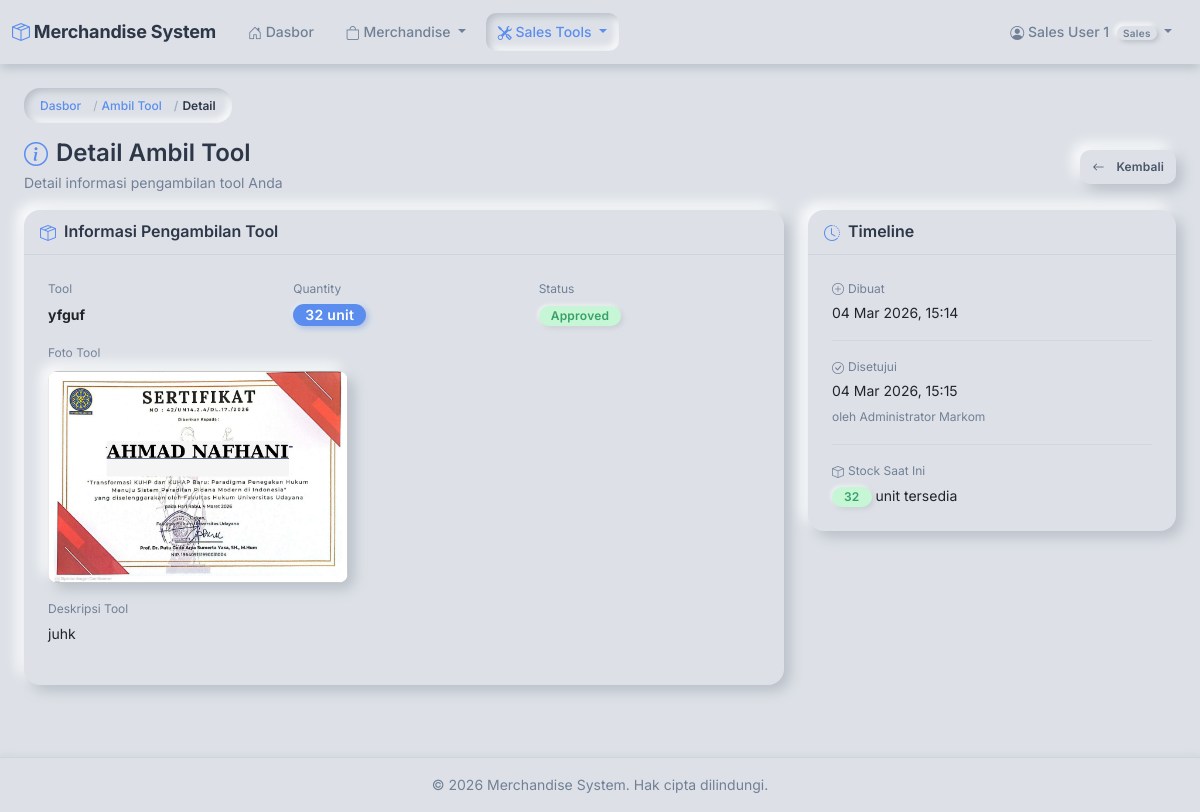
The app's page /inventory/my-checkouts/7/ (signed in) with its own data.
### accounts/models.py (models this page shows, shortened)
class User(AbstractUser):
    class Role(models.TextChoices):
        ADMIN = 'ADMIN', 'Admin (Markom)'
        SALES = 'SALES', 'Sales'
    role = models.CharField(
        max_length=10,
        choices=Role.choices,
        default=Role.SALES,
        help_text='User role: ADMIN for Markom, SALES for sales team'
    )
    full_name = models.CharField(
        max_length=255,
        help_text='Full name of the user'
    )
    phone = models.CharField(
        max_length=20,
        blank=True,
        help_text='Phone number'
    )
    force_password_change = models.BooleanField(
        default=False,
        help_text='User must change password on next login'
    )
    class Meta:
        db_table = 'users'
        verbose_name = 'User'
        verbose_name_plural = 'Users'
        ordering = ['-date_joined']
    @property
    def is_admin(self):
        return self.role == self.Role.ADMIN
    @property
    def is_sales(self):
        return self.role == self.Role.SALES

### inventory/sales_tool_models.py (models this page shows, shortened)
class ToolCheckout(models.Model):
    class Status(models.TextChoices):
        PENDING = 'PENDING', 'Pending'
        APPROVED = 'APPROVED', 'Approved'
        REJECTED = 'REJECTED', 'Rejected'
    sales_user = models.ForeignKey(
        settings.AUTH_USER_MODEL,
        on_delete=models.PROTECT,
        related_name='tool_checkouts',
        help_text='Sales user yang checkout'
    )
    tool = models.ForeignKey(
        SalesTool,
        on_delete=models.PROTECT,
        related_name='checkouts',
        help_text='Tool yang di-checkout'
    )
    quantity = models.IntegerField(
        help_text='Jumlah yang di-checkout'
    )
    notes = models.TextField(
        blank=True,
        help_text='Catatan dari sales'
    )
    status = models.CharField(
        max_length=10,
        choices=Status.choices,
        default=Status.PENDING,
        help_text='Status checkout'
    )
    created_at = models.DateTimeField(
        auto_now_add=True,
        help_text='Waktu checkout'
    )
    reviewed_by = models.ForeignKey(
        settings.AUTH_USER_MODEL,
        on_delete=models.SET_NULL,
        null=True,
        blank=True,
        related_name='reviewed_checkouts',
        help_text='Admin yang review'
    )
    reviewed_at = models.DateTimeField(
        null=True,
        blank=True,
        help_text='Waktu di-review'
    )
    admin_notes = models.TextField(
        blank=True,
        help_text='Catatan dari admin'
    )
    class Meta:
        db_table = 'tool_checkouts'
        verbose_name = 'Tool Checkout'
        verbose_name_plural = 'Tool Checkouts'
        ordering = ['-created_at']
        indexes = [
            models.Index(fields=['status', '-created_at']),
            models.Index(fields=['sales_user', '-created_at']),
        ]

class SalesTool(models.Model):
    name = models.CharField(
        max_length=200,
        unique=True,
        help_text='Nama tool/produk untuk sales'
    )
    description = models.TextField(
        blank=True,
        help_text='Deskripsi tool'
    )
    image = models.ImageField(
        upload_to='sales_tools/%Y/%m/',
        blank=True,
        null=True,
        help_text='Foto tool'
    )
    stock = models.IntegerField(
        default=0,
        help_text='Stock tersedia'
    )
    is_active = models.BooleanField(
        default=True,
        help_text='Tool aktif/non-aktif'
    )
    created_by = models.ForeignKey(
        settings.AUTH_USER_MODEL,
        on_delete=models.PROTECT,
        related_name='created_tools',
        help_text='Admin yang membuat tool ini'
    )
    created_at = models.DateTimeField(auto_now_add=True)
    updated_at = models.DateTimeField(auto_now=True)
    class Meta:
        db_table = 'sales_tools'
        verbose_name = 'Sales Tool'
        verbose_name_plural = 'Sales Tools'
        ordering = ['name']

### inventory/views.py (the view)
# urls.py: path('my-checkouts/<int:pk>/', views.checkout_detail, name='checkout_detail'),
@sales_required
def checkout_detail(request, pk):
    checkout = get_object_or_404(
        ToolCheckout,
        pk=pk,
        sales_user=request.user  # Only allow viewing own checkouts
    )
    return render(request, 'inventory/checkout_detail.html', {
        'checkout': checkout,
        'title': f'Detail Ambil Tool - {checkout.tool.name}'
    })

### orders/cart.py (called while the page is built)
    def get_total_quantity(self):
        return sum(item.get('quantity', 0) for item in self.cart.values())

    def get_total_unique(self):
        return len(self.cart)

### orders/context_processors.py (called while the page is built)
def cart_context(request):
    if request.user.is_authenticated and hasattr(request.user, 'is_sales') and request.user.is_sales:
        cart = Cart(request)
        return {
            'navbar_cart_total': cart.get_total_quantity(),
            'navbar_cart_unique': cart.get_total_unique(),
        }
    return {
        'navbar_cart_total': 0,
        'navbar_cart_unique': 0,
    }

### templates/inventory/checkout_detail.html (shortened to what this page needs)
{% extends 'base.html' %}
{% block content %}
<div class="container-fluid">
    <nav aria-label="breadcrumb" class="mb-2">
        <ol class="breadcrumb breadcrumb-neu">
            <li class="breadcrumb-item"><a href="{% url 'dashboard:home' %}">Dasbor</a></li>
            <li class="breadcrumb-item"><a href="{% url 'inventory:my_checkouts' %}">Ambil Tool</a></li>
            <li class="breadcrumb-item active">Detail</li>
        </ol>
    </nav>
    <div class="row mb-3 align-items-center">
        <div class="col">
            <h3 class="mb-1">
                <i class="bi bi-info-circle me-2" style="color: var(--color-accent);"></i>Detail Ambil Tool
            </h3>
            <p class="text-muted mb-0" style="font-size: var(--text-sm);">
                Detail informasi pengambilan tool Anda
            </p>
        </div>
        <div class="col-12 col-md-auto mt-2 mt-md-0">
            <a href="{% url 'inventory:my_checkouts' %}" class="btn btn-secondary btn-sm w-100 w-md-auto">
                <i class="bi bi-arrow-left me-1"></i>Kembali
            </a>
        </div>
    </div>
    <div class="row">
        <div class="col-md-8 mb-3">
            <div class="card">
                <div class="card-header" style="padding: var(--space-3) var(--space-4);">
                    <h6 class="mb-0">
                        <i class="bi bi-box-seam me-2" style="color: var(--color-accent);"></i>Informasi Pengambilan Tool
                    </h6>
                </div>
                <div class="card-body">
                    <div class="row mb-3">
                        <div class="col-4">
                            <small class="text-muted d-block mb-1" style="font-size: var(--text-xs);">Tool</small>
                            <strong style="font-size: var(--text-sm);">{{ checkout.tool.name }}</strong>
                        </div>
                        <div class="col-4">
                            <small class="text-muted d-block mb-1" style="font-size: var(--text-xs);">Quantity</small>
                            <span class="badge bg-primary" style="font-size: var(--text-sm);">{{ checkout.quantity }} unit</span>
                        </div>
                        <div class="col-4">
                            <small class="text-muted d-block mb-1" style="font-size: var(--text-xs);">Status</small>
                            {% if checkout.status == 'PENDING' %}
                                <span class="badge bg-warning text-dark">Pending</span>
                            {% elif checkout.status == 'APPROVED' %}
                                <span class="badge bg-success">Approved</span>
                            {% else %}
                                <span class="badge bg-danger">Rejected</span>
                            {% endif %}
                        </div>
                    </div>
                    {% if checkout.tool.image %}
                    <div class="mb-3">
                        <small class="text-muted d-block mb-2" style="font-size: var(--text-xs);">Foto Tool</small>
                        <img src="{{ checkout.tool.image.url }}" alt="{{ checkout.tool.name }}"
                             style="max-width: 300px; border-radius: var(--radius-md); box-shadow: var(--neu-shadow-raised);">
                    </div>
                    {% endif %}
                    {% if checkout.tool.description %}
                    <div class="mb-3">
                        <small class="text-muted d-block mb-1" style="font-size: var(--text-xs);">Deskripsi Tool</small>
                        <p class="mb-0" style="font-size: var(--text-sm);">{{ checkout.tool.description }}</p>
                    </div>
                    {% endif %}
                </div>
            </div>
        </div>
        <div class="col-md-4 mb-3">
            <div class="card">
                <div class="card-header" style="padding: var(--space-3) var(--space-4);">
                    <h6 class="mb-0">
                        <i class="bi bi-clock-history me-2" style="color: var(--color-accent);"></i>Timeline
                    </h6>
                </div>
                <div class="card-body">
                    <div class="mb-3 pb-3" style="border-bottom: 1px solid rgba(184, 190, 199, 0.3);">
                        <small class="text-muted d-block mb-1" style="font-size: var(--text-xs);">
                            <i class="bi bi-plus-circle me-1"></i>Dibuat
                        </small>
                        <div style="font-size: var(--text-sm);">{{ checkout.created_at|date:"d M Y, H:i" }}</div>
                    </div>
                    {% if checkout.status != 'PENDING' %}
                    <div class="mb-3 pb-3" style="border-bottom: 1px solid rgba(184, 190, 199, 0.3);">
                        <small class="text-muted d-block mb-1" style="font-size: var(--text-xs);">
                            {% if checkout.status == 'APPROVED' %}
                                <i class="bi bi-check-circle me-1"></i>Disetujui
                            {% else %}
                                <i class="bi bi-x-circle me-1"></i>Ditolak
                            {% endif %}
                        </small>
                        <div style="font-size: var(--text-sm);">{{ checkout.reviewed_at|date:"d M Y, H:i" }}</div>
                        {% if checkout.reviewed_by %}
                        <small class="text-muted" style="font-size: var(--text-xs);">
                            oleh {{ checkout.reviewed_by.full_name }}
                        </small>
                        {% endif %}
                    </div>
                    {% endif %}
                    <div>
                        <small class="text-muted d-block mb-1" style="font-size: var(--text-xs);">
                            <i class="bi bi-box me-1"></i>Stock Saat Ini
                        </small>
                        <div style="font-size: var(--text-sm);">
                            {% if checkout.tool.stock == 0 %}
                                <span class="badge bg-danger">{{ checkout.tool.stock }}</span>
                            {% elif checkout.tool.stock < 10 %}
                                <span class="badge bg-warning text-dark">{{ checkout.tool.stock }}</span>
                            {% else %}
                                <span class="badge bg-success">{{ checkout.tool.stock }}</span>
                            {% endif %}
                            unit tersedia
                        </div>
                    </div>
                </div>
            </div>
        </div>
    </div>
</div>
{% endblock %}

### templates/base.html (shortened to what this page needs)
<!DOCTYPE html>
<html lang="id">
<head>
    <link href="https://cdn.jsdelivr.net/npm/bootstrap@5.3.0/dist/css/bootstrap.min.css" rel="stylesheet">
    <link rel="stylesheet" href="https://cdn.jsdelivr.net/npm/bootstrap-icons@1.11.0/font/bootstrap-icons.css">
    {% load static %}
    <link rel="stylesheet" href="{% static 'css/custom.css' %}">
</head>
<body>
    {% if user.is_authenticated %}
    <nav class="navbar navbar-expand-lg">
        <div class="container-fluid">
            <a class="navbar-brand" href="{% url 'dashboard:home' %}">
                <i class="bi bi-box-seam me-1" style="color: var(--color-accent);"></i>Merchandise System
            </a>
            <div class="collapse navbar-collapse" id="navbarNav">
                <ul class="navbar-nav me-auto">
                    <li class="nav-item">
                        <a class="nav-link {% if request.resolver_match.app_name == 'dashboard' %}active{% endif %}"
                           href="{% url 'dashboard:home' %}">
                            <i class="bi bi-house-door"></i> Dasbor
                        </a>
                    </li>
                    {% if user.is_sales %}
                    <li class="nav-item dropdown">
                        <a class="nav-link dropdown-toggle {% if request.resolver_match.app_name == 'orders' %}active{% endif %}"
                           href="#" id="merchandiseMenuDropdown" role="button" data-bs-toggle="dropdown" aria-expanded="false">
                            <i class="bi bi-bag"></i> Merchandise
                        </a>
                    </li>
                    <li class="nav-item dropdown">
                        <a class="nav-link dropdown-toggle {% if request.resolver_match.app_name == 'inventory' %}active{% endif %}"
                           href="#" id="toolsMenuDropdown" role="button" data-bs-toggle="dropdown" aria-expanded="false">
                            <i class="bi bi-tools"></i> Sales Tools
                        </a>
                    </li>
                    {% endif %}
                </ul>
                <ul class="navbar-nav">
                    <li class="nav-item dropdown">
                        <a class="nav-link dropdown-toggle" href="#" id="userDropdown"
                           role="button" data-bs-toggle="dropdown" aria-expanded="false">
                            <i class="bi bi-person-circle"></i>
                            {{ user.full_name }}
                            {% if user.is_admin %}
                                <span class="badge bg-primary ms-1 badge-role">Admin</span>
                            {% else %}
                                <span class="badge bg-secondary ms-1 badge-role">Sales</span>
                            {% endif %}
                        </a>
                    </li>
                </ul>
            </div>
        </div>
    </nav>
    {% endif %}
    <main class="{% if user.is_authenticated %}container-fluid py-4{% endif %}">
        {% block content %}{% endblock %}
    </main>
    {% if user.is_authenticated %}
    <footer>
        <div class="container-fluid">
            <p class="mb-0">&copy; {% now "Y" %} Merchandise System. Hak cipta dilindungi.</p>
        </div>
    </footer>
    {% endif %}
</body>
</html>

### records on screen
User: full_name "Sales User 1"
ToolCheckout: tool.name "yfguf", quantity "32", tool.image (picture), tool.description "juhk", created_at "04 Mar 2026, 15:14", reviewed_at "04 Mar 2026, 15:15", reviewed_by.full_name "Administrator Markom", tool.stock "32"
